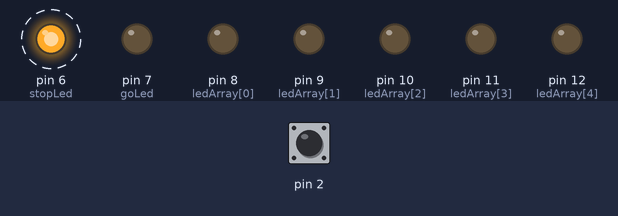
The sketch below on a simulated Arduino Uno, built with avr-gcc and run on an emulated ATmega328P. On the bench: output pins drawn as LEDs (lit = HIGH). Dashed ring = blinking. Inputs (shaded band) come from the test bench; at power-on: pin 2 LOW.

Above: at 0.87 s.
1.3 s: pin 2 pulsed HIGH 2 times (0.12 s each, 0.3 s apart)
At 1.55 s:
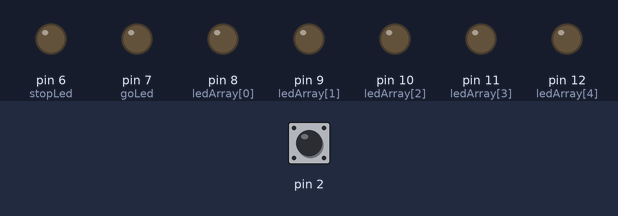
4.3 s: pin 2 driven HIGH
At 4.97 s:
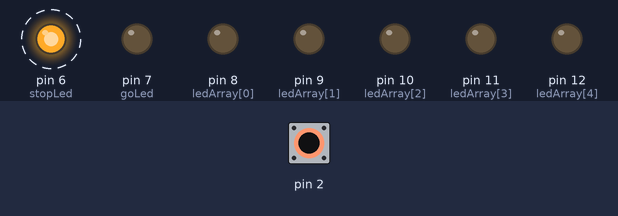
Timing chart, 0 to 13.3 s (numbered marks = the images above; inputs shaded):
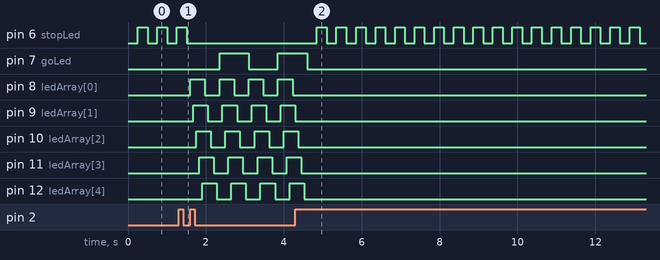

Measured:
- after the input at 1.3 s, pin 6 (stopLed): goes on until 1.5 s, then stays LOW; pin 7 (goLed): LOW → HIGH after 1.1 s, → LOW 0.75 s later, → HIGH 0.75 s later
- after the input at 4.3 s, pin 6 (stopLed): alternates HIGH for 0.25 s and LOW for 0.25 s, starting after 0.55 s; pin 7 (goLed): goes on until 4.6 s, then stays LOW; pin 8 (ledArray[0]): stops changing and stays LOW; pin 9 (ledArray[1]): goes on until 4.3 s, then stays LOW; pin 10 (ledArray[2]): goes on until 4.4 s, then stays LOW
- by itself, pin 6 (stopLed): alternates HIGH for 0.25 s and LOW for 0.25 s

The sketch:

_2_3.ino
```cpp
// initial state of a button
volatile int state = LOW;

// dancing leds
byte ledArray[] = {8, 9, 10, 11, 12};
const int num_leds = (sizeof(ledArray) / sizeof(byte));

int count = 0; // a simple for (count)

// start/stop leds
int ledState=LOW;  // led state of stopLed
int stopLed=6; // red
int goLed=7; // green

// timer for blink
int danceTimer = 75;
int blinkTimer = 250;
unsigned long start_time;
static unsigned long current_time = 0;

void setup() {
  // put your setup code here, to run once:
  // initialize leds
  for (count = 0; count < num_leds; count++) {
    pinMode(ledArray[count], OUTPUT);
  }

  // initialize stop/go leds
  pinMode(stopLed, OUTPUT);
  pinMode(goLed, OUTPUT);

  // initialize the button
  attachInterrupt(0, ledOnOff, RISING);
}

void loop() {
  // put your main code here, to run repeatedly:

  // state power off
  // only red led should blink
  if (state == LOW) {
    // goLed should be off
    digitalWrite(goLed, LOW);

    // blink the red led
    ledState = blinkLed(ledState, stopLed);
    // dancing leds are off now
    for (count = 0; count < num_leds; count++) {
      digitalWrite(ledArray[count], LOW);
    }
  }
  // state power on
  // blink green led, dance all leds
  if (state == HIGH) {
    // stopLed should be off
    digitalWrite(stopLed, LOW);

    // blink the green led
    ledState = blinkLed(ledState, goLed);

    // start dancing the leds
    for (count = 0; count < num_leds; count++) {
      digitalWrite(ledArray[count], HIGH);
      delay(danceTimer);
    }
    for (count = 0; count < num_leds; count++) {
      digitalWrite(ledArray[count], LOW);
      delay(danceTimer);
    }
    // to fix the blink
    // da izkaram start_time=millis() izvun blinkLed function-a.
    // moje bi da go napravq persistent?
    // da promenq for (count=0 na if () esle (), taka che pri
    // vseki loop da proverqva samo edin ot ledovete
  }
}

// takes stop or go led and a state. blink
int blinkLed (int ledState, int ledNum) {
  // blink the led
  start_time = millis();
  if (start_time - current_time > blinkTimer) {
    current_time = start_time;
    if (ledState == LOW) {
      ledState=HIGH;
    } else {
      ledState=LOW;
    }
    digitalWrite(ledNum, ledState);
  }
  return ledState;
}

// initialize the button. change the state
void ledOnOff() {
  start_time = millis();
  if (start_time - current_time < 50) {
  } else {
    state=!state;
    current_time = start_time;
  }
}
```
